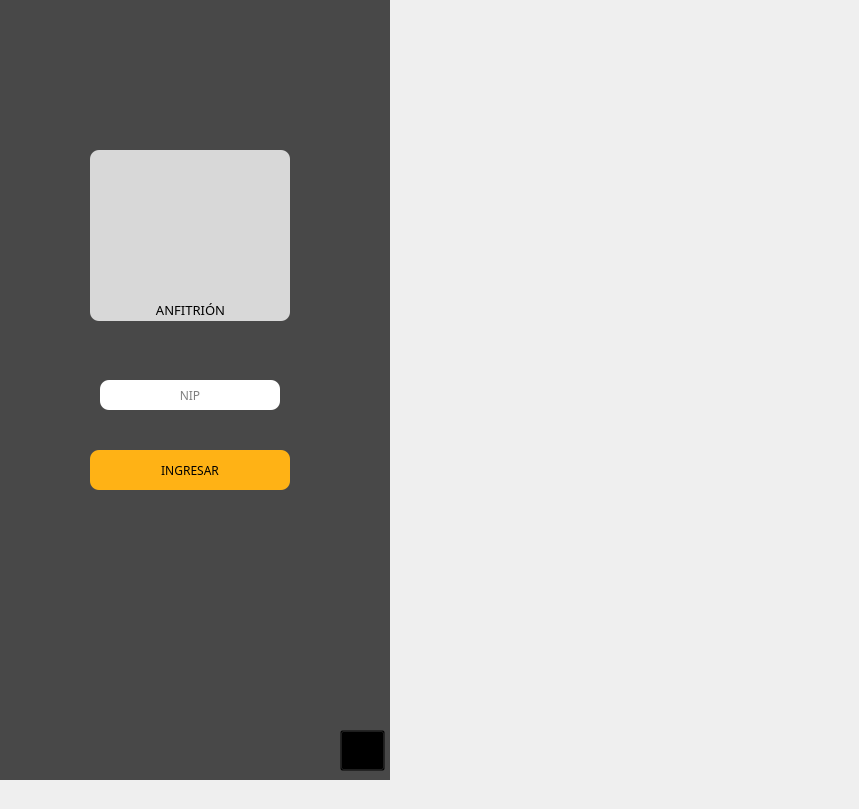
    <widget class="QWidget" name="anfitrion">
     <widget class="QWidget" name="a_izq" native="true">
      <property name="geometry">
       <rect>
        <x>0</x>
        <y>-20</y>
        <width>390</width>
        <height>800</height>
       </rect>
      </property>
      <property name="styleSheet">
       <string notr="true">#a_izq{
	background-color: rgb(72, 72, 72);}</string>
      </property>
      <widget class="QWidget" name="an" native="true">
       <property name="geometry">
        <rect>
         <x>110</x>
         <y>180</y>
         <width>161</width>
         <height>131</height>
        </rect>
       </property>
       <property name="sizePolicy">
        <sizepolicy hsizetype="Fixed" vsizetype="Fixed">
         <horstretch>0</horstretch>
         <verstretch>0</verstretch>
        </sizepolicy>
       </property>
       <property name="styleSheet">
        <string notr="true">#an{
	border-image: url(:/iconos/recepcion.png);
}</string>
       </property>
      </widget>
      <widget class="QLabel" name="label_60">
       <property name="geometry">
        <rect>
         <x>90</x>
         <y>320</y>
         <width>201</width>
         <height>20</height>
        </rect>
       </property>
       <property name="font">
        <font>
         <family>Calisto MT</family>
         <pointsize>10</pointsize>
        </font>
       </property>
       <property name="styleSheet">
        <string notr="true">color: rgb(0, 0, 0);</string>
       </property>
       <property name="text">
        <string>ANFITRIÓN</string>
       </property>
       <property name="alignment">
        <set>Qt::AlignCenter</set>
       </property>
      </widget>
      <widget class="QLabel" name="label_61">
       <property name="geometry">
        <rect>
         <x>90</x>
         <y>170</y>
         <width>200</width>
         <height>171</height>
        </rect>
       </property>
       <property name="styleSheet">
        <string notr="true">QLabel{
	background-color: rgba(255, 255, 255,200);
border-radius: 9px;
}</string>
       </property>
       <property name="text">
        <string/>
       </property>
      </widget>
      <widget class="QLineEdit" name="NipHost_lineEdit">
       <property name="geometry">
        <rect>
         <x>100</x>
         <y>400</y>
         <width>180</width>
         <height>30</height>
        </rect>
       </property>
       <property name="sizePolicy">
        <sizepolicy hsizetype="Fixed" vsizetype="Fixed">
         <horstretch>0</horstretch>
         <verstretch>0</verstretch>
        </sizepolicy>
       </property>
       <property name="font">
        <font>
         <family>Calisto MT</family>
        </font>
       </property>
       <property name="styleSheet">
        <string notr="true">QLineEdit{
border-radius: 9px;}</string>
       </property>
       <property name="echoMode">
        <enum>QLineEdit::Password</enum>
       </property>
       <property name="alignment">
        <set>Qt::AlignCenter</set>
       </property>
       <property name="placeholderText">
        <string>NIP</string>
       </property>
      </widget>
      <widget class="QPushButton" name="btnIngresaH">
       <property name="geometry">
        <rect>
         <x>90</x>
         <y>470</y>
         <width>200</width>
         <height>40</height>
        </rect>
       </property>
       <property name="sizePolicy">
        <sizepolicy hsizetype="Fixed" vsizetype="Fixed">
         <horstretch>0</horstretch>
         <verstretch>0</verstretch>
        </sizepolicy>
       </property>
       <property name="font">
        <font>
         <family>Calisto MT</family>
         <pointsize>9</pointsize>
        </font>
       </property>
       <property name="styleSheet">
        <string notr="true">QPushButton{
border-width: 0px;
border-radius: 9px;
background-color: rgb(255, 178, 21);}

QPushButton:hover{
	background: rgba(244,67,54,0.7);
    border-radius: 9px;
    selection-color: white;  
    padding: 2px 4px;

}
</string>
       </property>
       <property name="text">
        <string>INGRESAR</string>
       </property>
      </widget>
      <zorder>label_61</zorder>
      <zorder>label_60</zorder>
      <zorder>an</zorder>
      <zorder>NipHost_lineEdit</zorder>
      <zorder>btnIngresaH</zorder>
     </widget>
     <widget class="QWidget" name="a_der" native="true">
      <property name="geometry">
       <rect>
        <x>390</x>
        <y>-20</y>
        <width>460</width>
        <height>800</height>
       </rect>
      </property>
      <property name="styleSheet">
       <string notr="true">border-image: url(:/imagenes/recep.jpg);</string>
      </property>
     </widget>
     <widget class="QPushButton" name="H_Salir">
      <property name="geometry">
       <rect>
        <x>340</x>
        <y>730</y>
        <width>45</width>
        <height>41</height>
       </rect>
      </property>
      <property name="styleSheet">
       <string notr="true">
background-color: transparent;</string>
      </property>
      <property name="text">
       <string/>
      </property>
      <property name="icon">
       <iconset resource="../../../../../Desktop/RepositorioRemoto/proyectoSaboreno/IMG/imags.qrc">
        <normaloff>:/iconos/salir.png</normaloff>:/iconos/salir.png</iconset>
      </property>
      <property name="iconSize">
       <size>
        <width>80</width>
        <height>55</height>
       </size>
      </property>
     </widget>
    </widget>
